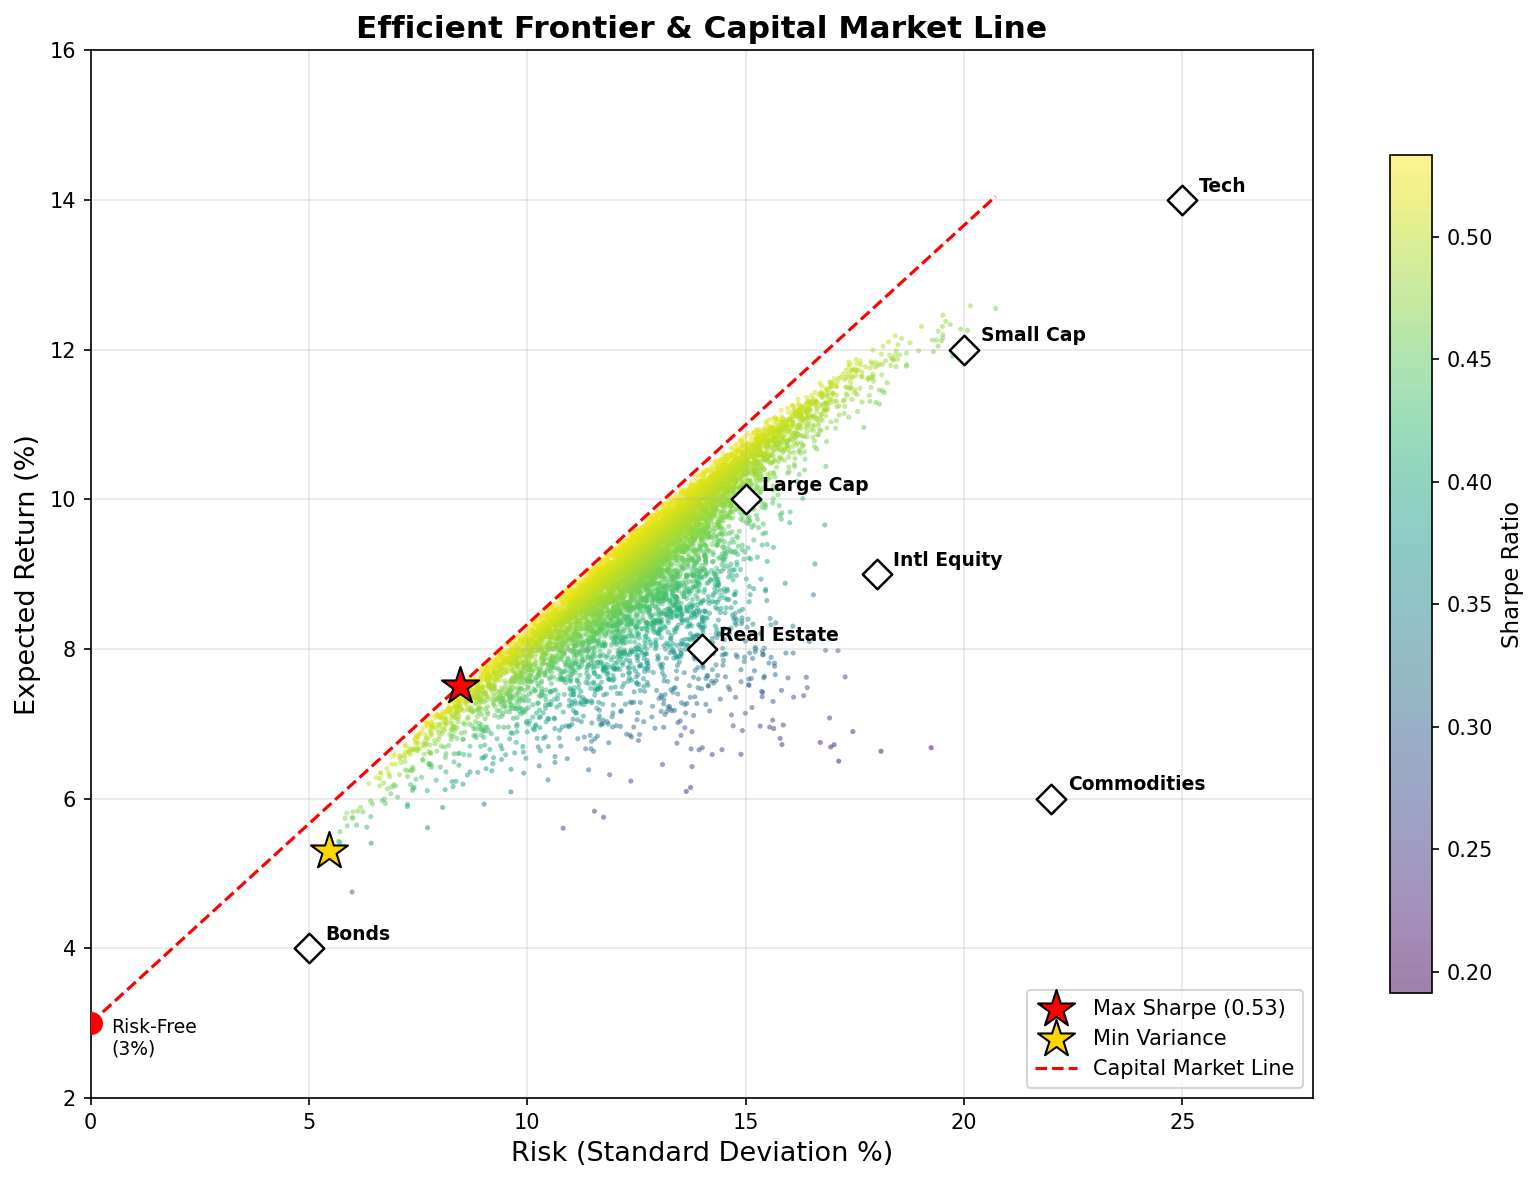

Recreate this plot in Python.
"""
Week 15 - Efficient Frontier Visualization
============================================
Classic efficient frontier curve with individual assets as dots
and the curve showing optimal portfolios.
Output: week15_efficient_frontier.png
"""

import numpy as np
import matplotlib.pyplot as plt
import os

# ---------------------------------------------------------------------------
# 1. Define individual assets (expected return, std dev)
# ---------------------------------------------------------------------------
assets = {
    'Bonds':        (0.04, 0.05),
    'Large Cap':    (0.10, 0.15),
    'Small Cap':    (0.12, 0.20),
    'Intl Equity':  (0.09, 0.18),
    'Real Estate':  (0.08, 0.14),
    'Commodities':  (0.06, 0.22),
    'Tech':         (0.14, 0.25),
}

# ---------------------------------------------------------------------------
# 2. Simulate random portfolios to trace the frontier
# ---------------------------------------------------------------------------
np.random.seed(42)
n_assets = len(assets)
returns = np.array([v[0] for v in assets.values()])
stds    = np.array([v[1] for v in assets.values()])

# Approximate correlation matrix (simplified)
corr = np.array([
    [1.0,  0.2,  0.1,  0.15, 0.25, 0.05, 0.1 ],
    [0.2,  1.0,  0.8,  0.6,  0.5,  0.3,  0.7 ],
    [0.1,  0.8,  1.0,  0.5,  0.4,  0.2,  0.65],
    [0.15, 0.6,  0.5,  1.0,  0.35, 0.25, 0.5 ],
    [0.25, 0.5,  0.4,  0.35, 1.0,  0.2,  0.3 ],
    [0.05, 0.3,  0.2,  0.25, 0.2,  1.0,  0.15],
    [0.1,  0.7,  0.65, 0.5,  0.3,  0.15, 1.0 ],
])

# Covariance matrix from correlation and individual stds
cov = np.outer(stds, stds) * corr

n_portfolios = 8000
port_returns = []
port_risks   = []
port_sharpe  = []
risk_free    = 0.03  # risk-free rate

for _ in range(n_portfolios):
    weights = np.random.dirichlet(np.ones(n_assets))
    p_ret   = np.dot(weights, returns)
    p_var   = np.dot(weights, cov @ weights)
    p_std   = np.sqrt(p_var)
    p_sharpe = (p_ret - risk_free) / p_std
    port_returns.append(p_ret)
    port_risks.append(p_std)
    port_sharpe.append(p_sharpe)

port_returns = np.array(port_returns)
port_risks   = np.array(port_risks)
port_sharpe  = np.array(port_sharpe)

# ---------------------------------------------------------------------------
# 3. Find key portfolios
# ---------------------------------------------------------------------------
# Maximum Sharpe ratio portfolio
idx_max_sharpe = np.argmax(port_sharpe)
# Minimum variance portfolio
idx_min_var    = np.argmin(port_risks)

# ---------------------------------------------------------------------------
# 4. Plot
# ---------------------------------------------------------------------------
fig, ax = plt.subplots(figsize=(11, 8))

# Scatter all portfolios coloured by Sharpe ratio
scatter = ax.scatter(port_risks * 100, port_returns * 100,
                     c=port_sharpe, cmap='viridis', s=6, alpha=0.5,
                     edgecolors='none')
cbar = plt.colorbar(scatter, ax=ax, shrink=0.8)
cbar.set_label('Sharpe Ratio', fontsize=11)

# Plot individual assets
for name, (r, s) in assets.items():
    ax.scatter(s * 100, r * 100, marker='D', s=100, zorder=5,
               edgecolors='black', linewidths=1.2, color='white')
    ax.annotate(name, (s * 100, r * 100),
                textcoords="offset points", xytext=(8, 4),
                fontsize=9, fontweight='bold')

# Highlight max-Sharpe portfolio
ax.scatter(port_risks[idx_max_sharpe] * 100,
           port_returns[idx_max_sharpe] * 100,
           marker='*', s=350, color='red', zorder=6,
           edgecolors='black', linewidths=1,
           label=f'Max Sharpe ({port_sharpe[idx_max_sharpe]:.2f})')

# Highlight min-variance portfolio
ax.scatter(port_risks[idx_min_var] * 100,
           port_returns[idx_min_var] * 100,
           marker='*', s=350, color='gold', zorder=6,
           edgecolors='black', linewidths=1,
           label='Min Variance')

# Capital Market Line (CML)
cml_x = np.linspace(0, port_risks.max() * 100, 100)
cml_slope = (port_returns[idx_max_sharpe] - risk_free) / port_risks[idx_max_sharpe]
cml_y = risk_free * 100 + cml_slope * cml_x
ax.plot(cml_x, cml_y, color='red', linestyle='--', linewidth=1.5,
        label='Capital Market Line')

# Risk-free rate point
ax.scatter(0, risk_free * 100, marker='o', s=100, color='red', zorder=6)
ax.annotate(f'Risk-Free\n({risk_free*100:.0f}%)',
            (0, risk_free * 100),
            textcoords="offset points", xytext=(10, -15), fontsize=9)

ax.set_xlabel('Risk (Standard Deviation %)', fontsize=13)
ax.set_ylabel('Expected Return (%)', fontsize=13)
ax.set_title('Efficient Frontier & Capital Market Line',
             fontsize=15, fontweight='bold')
ax.legend(loc='lower right', fontsize=10)
ax.set_xlim(0, 28)
ax.set_ylim(2, 16)
ax.grid(True, alpha=0.3)

plt.tight_layout()

# ---------------------------------------------------------------------------
# 5. Save
# ---------------------------------------------------------------------------
output_path = os.path.join(os.path.dirname(__file__),
                           'week15_efficient_frontier.png')
plt.savefig(output_path, dpi=150, bbox_inches='tight')
plt.close()
print(f"Saved: {output_path}")
